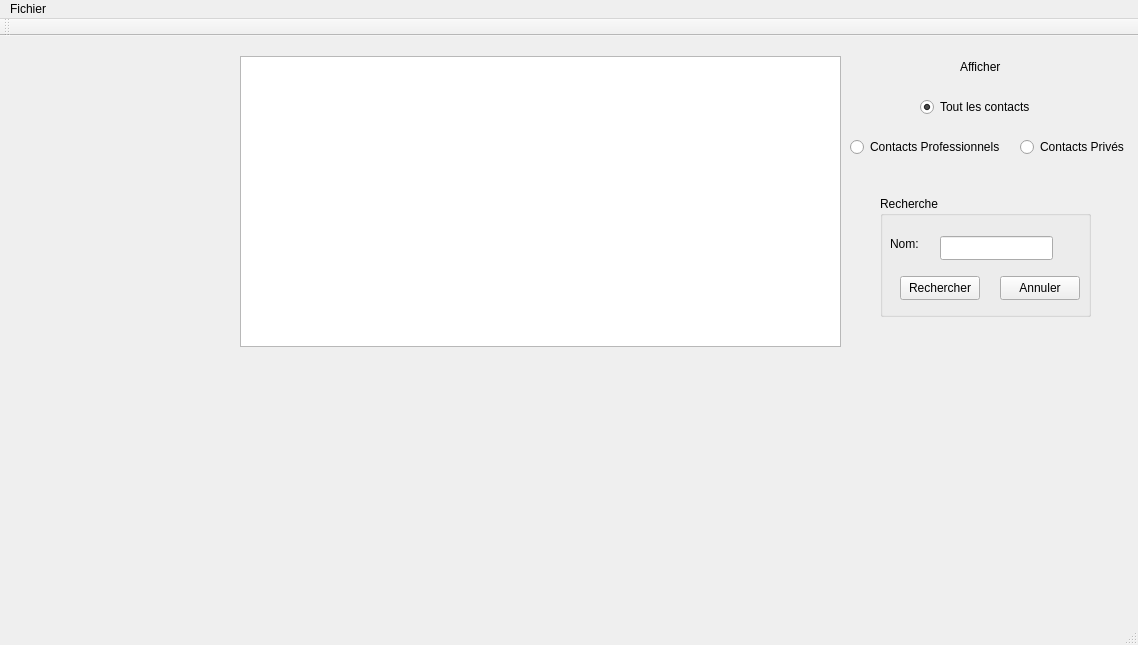
<?xml version="1.0" encoding="UTF-8"?>
<ui version="4.0">
 <class>MainWindow</class>
 <widget class="QMainWindow" name="MainWindow">
  <property name="geometry">
   <rect>
    <x>0</x>
    <y>0</y>
    <width>1138</width>
    <height>645</height>
   </rect>
  </property>
  <property name="windowTitle">
   <string>MainWindow</string>
  </property>
  <widget class="QWidget" name="centralWidget">
   <widget class="QTableView" name="tableView">
    <property name="geometry">
     <rect>
      <x>240</x>
      <y>20</y>
      <width>601</width>
      <height>291</height>
     </rect>
    </property>
   </widget>
   <widget class="QRadioButton" name="radioPro">
    <property name="geometry">
     <rect>
      <x>850</x>
      <y>100</y>
      <width>151</width>
      <height>22</height>
     </rect>
    </property>
    <property name="text">
     <string>Contacts Professionnels</string>
    </property>
   </widget>
   <widget class="QRadioButton" name="RadioPriv">
    <property name="geometry">
     <rect>
      <x>1020</x>
      <y>100</y>
      <width>111</width>
      <height>22</height>
     </rect>
    </property>
    <property name="text">
     <string>Contacts Privés</string>
    </property>
   </widget>
   <widget class="QLabel" name="radioLbl">
    <property name="geometry">
     <rect>
      <x>960</x>
      <y>20</y>
      <width>81</width>
      <height>21</height>
     </rect>
    </property>
    <property name="text">
     <string>Afficher</string>
    </property>
   </widget>
   <widget class="QRadioButton" name="radioAll">
    <property name="geometry">
     <rect>
      <x>920</x>
      <y>60</y>
      <width>111</width>
      <height>22</height>
     </rect>
    </property>
    <property name="text">
     <string>Tout les contacts</string>
    </property>
    <property name="checked">
     <bool>true</bool>
    </property>
   </widget>
   <widget class="QGroupBox" name="rechercheBox">
    <property name="geometry">
     <rect>
      <x>880</x>
      <y>160</y>
      <width>211</width>
      <height>121</height>
     </rect>
    </property>
    <property name="title">
     <string>Recherche</string>
    </property>
    <widget class="QPushButton" name="rechercheBtn">
     <property name="geometry">
      <rect>
       <x>20</x>
       <y>80</y>
       <width>80</width>
       <height>24</height>
      </rect>
     </property>
     <property name="text">
      <string>Rechercher</string>
     </property>
    </widget>
    <widget class="QLineEdit" name="rechercheEdit">
     <property name="geometry">
      <rect>
       <x>60</x>
       <y>40</y>
       <width>113</width>
       <height>24</height>
      </rect>
     </property>
    </widget>
    <widget class="QLabel" name="rechercheLbl">
     <property name="geometry">
      <rect>
       <x>10</x>
       <y>40</y>
       <width>49</width>
       <height>16</height>
      </rect>
     </property>
     <property name="text">
      <string>Nom:</string>
     </property>
    </widget>
    <widget class="QPushButton" name="rechercheCancl">
     <property name="geometry">
      <rect>
       <x>120</x>
       <y>80</y>
       <width>80</width>
       <height>24</height>
      </rect>
     </property>
     <property name="text">
      <string>Annuler</string>
     </property>
    </widget>
   </widget>
  </widget>
  <widget class="QMenuBar" name="menuBar">
   <property name="geometry">
    <rect>
     <x>0</x>
     <y>0</y>
     <width>1138</width>
     <height>20</height>
    </rect>
   </property>
   <widget class="QMenu" name="menuFichier">
    <property name="title">
     <string>Fichier</string>
    </property>
    <addaction name="ajouterContact"/>
    <addaction name="separator"/>
    <addaction name="actionFermer"/>
   </widget>
   <addaction name="menuFichier"/>
  </widget>
  <widget class="QToolBar" name="mainToolBar">
   <attribute name="toolBarArea">
    <enum>TopToolBarArea</enum>
   </attribute>
   <attribute name="toolBarBreak">
    <bool>false</bool>
   </attribute>
  </widget>
  <widget class="QStatusBar" name="statusBar"/>
  <action name="actionFermer">
   <property name="text">
    <string>Fermer</string>
   </property>
  </action>
  <action name="ajouterContact">
   <property name="text">
    <string>Ajouter</string>
   </property>
  </action>
 </widget>
 <layoutdefault spacing="6" margin="11"/>
 <resources/>
 <connections/>
</ui>
